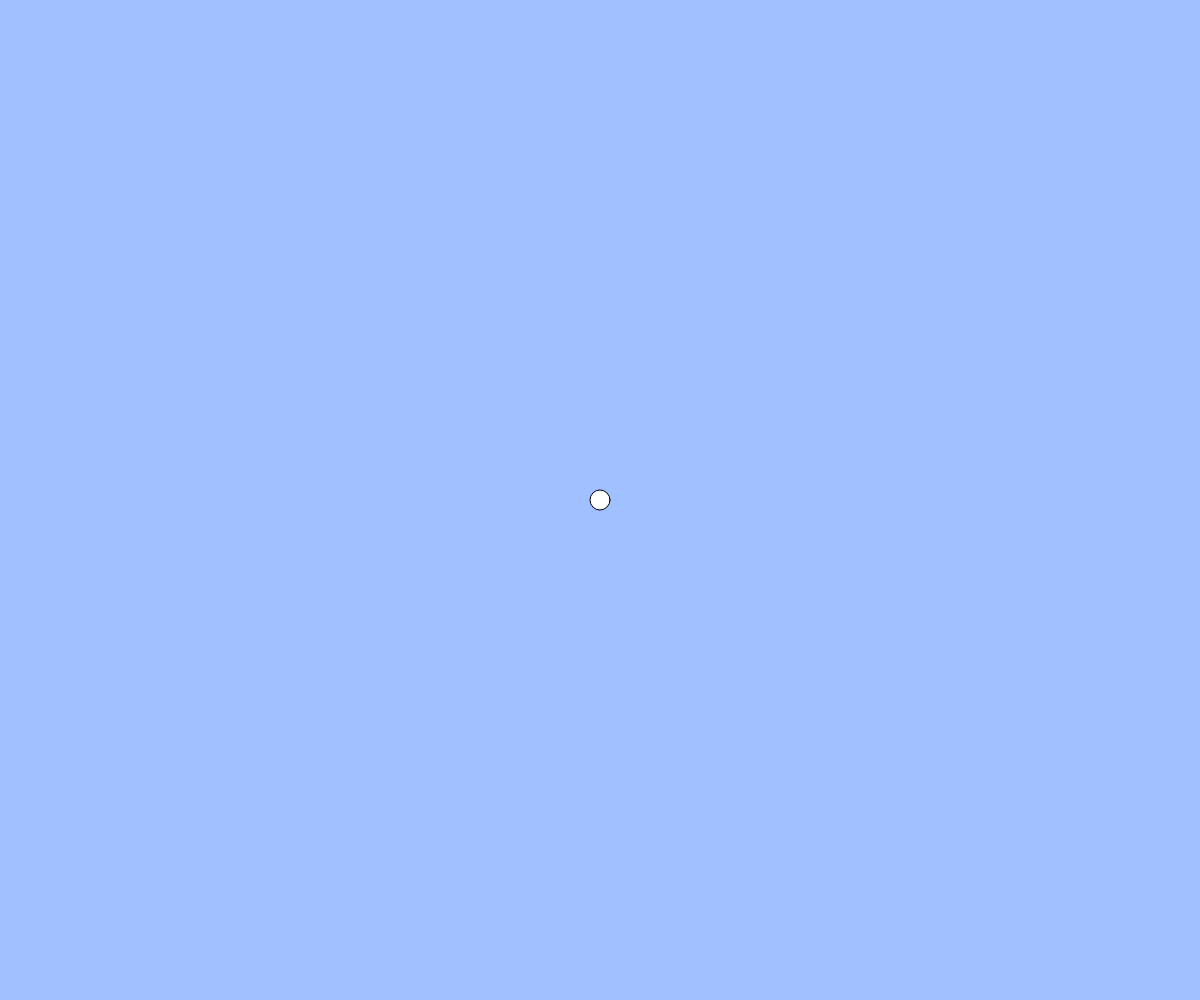
Frame 1 (no input)
Frame 60 (no input): identical to frame 1, image omitted
Frame 120 (the mouse pressed at the canvas centre since frame 60): identical to frame 1, image omitted

The p5.js sketch that drew this single still picture (run headless with seeded random() and noise() and a simulated clock; from frame 60 on, the mouse is pressed at the canvas centre):

// p5.js sketch
// ── sketch.js
let x, y, vx, vy;
const g = 1; // 重力加速度
const vyMax = 30;

function setup(){
  createCanvas(windowWidth, windowHeight);
  x = width / 2;
  y = height / 2;
  vx = 8;
  vy = 8;
}

function draw(){
  background(160, 192, 255);
  ellipse(x, y, 20);
  if(keyIsDown(LEFT_ARROW)){ x -= vx; }
  if(keyIsDown(RIGHT_ARROW)){ x += vx; }
  if(keyIsDown(" ".charCodeAt(0))){
    y -= vy;
    vy += g;
    vy = constrain(vy+g, -vyMax, vyMax);
  }
      if(x < 0 || x > width){ vx = -1 * vx; }
      if(y < 0 || y > height){ vy = -1 * vy; }
      x = constrain(x, 0, width);
      y = constrain(y, 0, height);
}
function windowResized(){
  resizeCanvas(windowWidth, windowHeight);
}



//
// // テキスト「アニメーションの基本」 元の教材
// let x, y, vx, vy;
// const g = 1; // 重力加速度
// const vyMax = 30;
//
// function setup(){
//   createCanvas(windowWidth, windowHeight);
//   x = width / 2;
//   y = height / 2;
//   vx = 8;
//   vy = 8;
// }
//
// function draw(){
//   background(160, 192, 255);
//   ellipse(x, y, 20, 20);
//   x += vx;
//   y += vy;
//
//   // 重力（コメント機能でオンオフ切り替えて実行してみましょう）
//   vy = constrain(vy + g, -vyMax, vyMax);
//
//   // 端の処理パターン (1) 反対側から出てくる
//   // if(x > width){ x = 0; }
//   // else if(x < 0){ x = width; }
//   // if(y > height){ y = 0; }
//   // if(y < 0){ y = height; }
//
//   // 端の処理パターン (2) 跳ね返る
//   if(x < 0 || x > width){ vx = -1 * vx; }
//   if(y < 0 || y > height){ vy = -1 * vy; }
//   x = constrain(x, 0, width);
//   y = constrain(y, 0, height);
// }
//
// function windowResized(){
//   resizeCanvas(windowWidth, windowHeight);
// }
